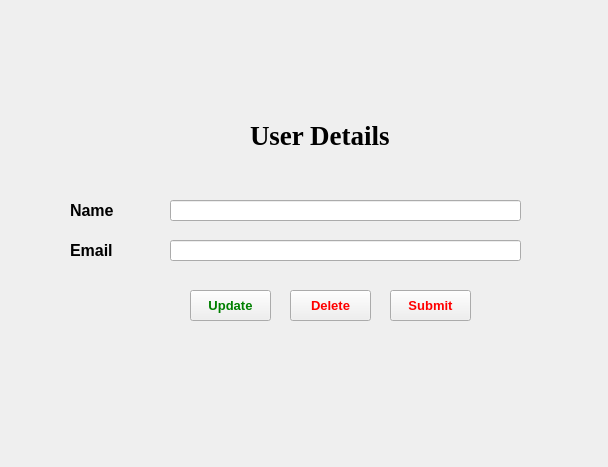
<?xml version="1.0" encoding="UTF-8"?>
<ui version="4.0">
 <class>Form</class>
 <widget class="QWidget" name="Form">
  <property name="geometry">
   <rect>
    <x>0</x>
    <y>0</y>
    <width>608</width>
    <height>467</height>
   </rect>
  </property>
  <property name="windowTitle">
   <string>Form</string>
  </property>
  <widget class="QLineEdit" name="tb1">
   <property name="geometry">
    <rect>
     <x>170</x>
     <y>200</y>
     <width>351</width>
     <height>21</height>
    </rect>
   </property>
  </widget>
  <widget class="QLabel" name="lb1">
   <property name="geometry">
    <rect>
     <x>70</x>
     <y>200</y>
     <width>81</width>
     <height>20</height>
    </rect>
   </property>
   <property name="font">
    <font>
     <family>MS Sans Serif</family>
     <pointsize>12</pointsize>
     <weight>75</weight>
     <bold>true</bold>
    </font>
   </property>
   <property name="text">
    <string>Name</string>
   </property>
  </widget>
  <widget class="QPushButton" name="pb1">
   <property name="geometry">
    <rect>
     <x>390</x>
     <y>290</y>
     <width>81</width>
     <height>31</height>
    </rect>
   </property>
   <property name="font">
    <font>
     <pointsize>10</pointsize>
     <weight>75</weight>
     <bold>true</bold>
    </font>
   </property>
   <property name="styleSheet">
    <string notr="true">color: red;</string>
   </property>
   <property name="text">
    <string>Submit</string>
   </property>
  </widget>
  <widget class="QLineEdit" name="tb2">
   <property name="geometry">
    <rect>
     <x>170</x>
     <y>240</y>
     <width>351</width>
     <height>21</height>
    </rect>
   </property>
  </widget>
  <widget class="QLabel" name="label">
   <property name="geometry">
    <rect>
     <x>250</x>
     <y>120</y>
     <width>141</width>
     <height>31</height>
    </rect>
   </property>
   <property name="font">
    <font>
     <family>Times New Roman</family>
     <pointsize>20</pointsize>
     <weight>75</weight>
     <bold>true</bold>
    </font>
   </property>
   <property name="text">
    <string>User Details</string>
   </property>
  </widget>
  <widget class="QLabel" name="lb2">
   <property name="geometry">
    <rect>
     <x>70</x>
     <y>240</y>
     <width>81</width>
     <height>20</height>
    </rect>
   </property>
   <property name="font">
    <font>
     <family>MS Sans Serif</family>
     <pointsize>12</pointsize>
     <weight>75</weight>
     <bold>true</bold>
    </font>
   </property>
   <property name="text">
    <string>Email</string>
   </property>
  </widget>
  <widget class="QPushButton" name="pb2">
   <property name="geometry">
    <rect>
     <x>290</x>
     <y>290</y>
     <width>81</width>
     <height>31</height>
    </rect>
   </property>
   <property name="font">
    <font>
     <pointsize>10</pointsize>
     <weight>75</weight>
     <bold>true</bold>
    </font>
   </property>
   <property name="styleSheet">
    <string notr="true">color: red;</string>
   </property>
   <property name="text">
    <string>Delete</string>
   </property>
  </widget>
  <widget class="QPushButton" name="pb3">
   <property name="geometry">
    <rect>
     <x>190</x>
     <y>290</y>
     <width>81</width>
     <height>31</height>
    </rect>
   </property>
   <property name="font">
    <font>
     <pointsize>10</pointsize>
     <weight>75</weight>
     <bold>true</bold>
    </font>
   </property>
   <property name="styleSheet">
    <string notr="true">color: green;</string>
   </property>
   <property name="text">
    <string>Update</string>
   </property>
  </widget>
 </widget>
 <resources/>
 <connections/>
</ui>
